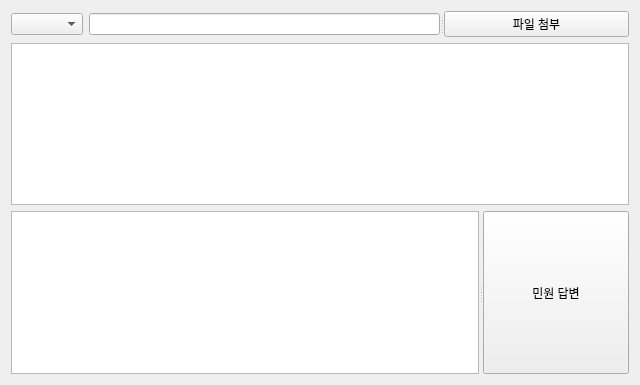
<?xml version="1.0" encoding="UTF-8"?>
<ui version="4.0">
 <class>AdminGeneralInquiryManagementWidget</class>
 <widget class="QWidget" name="AdminGeneralInquiryManagementWidget">
  <property name="geometry">
   <rect>
    <x>0</x>
    <y>0</y>
    <width>640</width>
    <height>385</height>
   </rect>
  </property>
  <property name="windowTitle">
   <string>Form</string>
  </property>
  <layout class="QGridLayout" name="gridLayout">
   <item row="0" column="0">
    <layout class="QVBoxLayout" name="verticalLayout">
     <item>
      <widget class="QSplitter" name="splitter">
       <property name="orientation">
        <enum>Qt::Orientation::Horizontal</enum>
       </property>
       <widget class="QWidget" name="layoutWidget_2">
        <layout class="QHBoxLayout" name="horizontalLayout">
         <item>
          <widget class="QComboBox" name="comboBox"/>
         </item>
         <item>
          <widget class="QLineEdit" name="lineEdit"/>
         </item>
        </layout>
       </widget>
       <widget class="QPushButton" name="pushButton">
        <property name="text">
         <string>파일 첨부</string>
        </property>
       </widget>
      </widget>
     </item>
     <item>
      <widget class="QTextEdit" name="textEdit"/>
     </item>
     <item>
      <spacer name="verticalSpacer">
       <property name="orientation">
        <enum>Qt::Orientation::Vertical</enum>
       </property>
       <property name="sizeHint" stdset="0">
        <size>
         <width>20</width>
         <height>18</height>
        </size>
       </property>
      </spacer>
     </item>
     <item>
      <widget class="QSplitter" name="splitter_2">
       <property name="orientation">
        <enum>Qt::Orientation::Horizontal</enum>
       </property>
       <widget class="QPlainTextEdit" name="plainTextEdit"/>
       <widget class="QPushButton" name="pushButton_2">
        <property name="text">
         <string>민원 답변</string>
        </property>
       </widget>
      </widget>
     </item>
    </layout>
   </item>
  </layout>
 </widget>
 <resources/>
 <connections/>
</ui>
